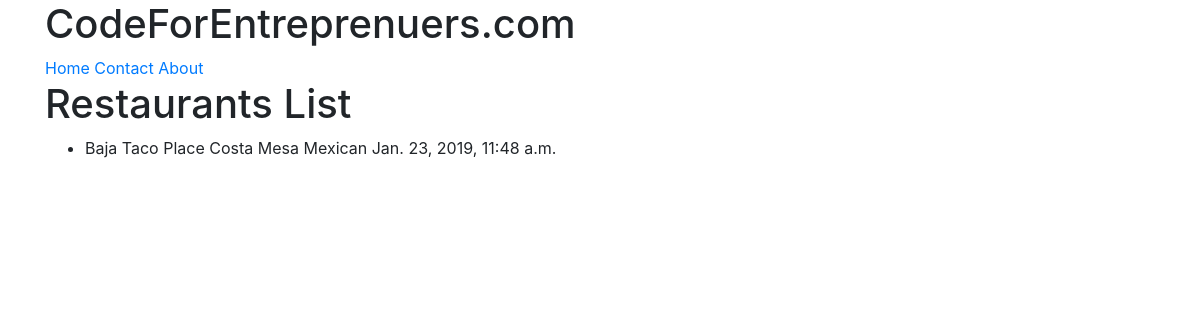
/restaurants/, run on an earlier commit of the app's database.
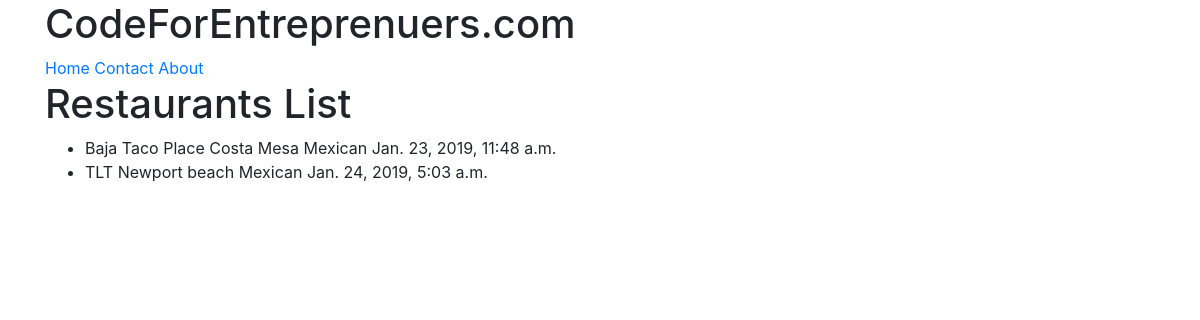
And on a later commit of the database.
### restaurants/models.py (models this page shows, shortened)
class RestaurantLocation(models.Model):
    name         = models.CharField(max_length=120)
    location     = models.CharField(max_length=120, null=True, blank=True)
    category     = models.CharField(max_length=120, null=True, blank=True)
    timestamp    = models.DateTimeField(auto_now=True)

### restaurants/views.py (the view)
# urls.py: url(r'^restaurants/$', RestaurantListView.as_view()),
class RestaurantListView(ListView):
    def get_queryset(self):
        slug = self.kwargs.get('slug')
        if slug:
            queryset = RestaurantLocation.objects.filter(
                Q(category__iexact=slug)|
                Q(category__icontains=slug)
            )
        else:
            queryset = RestaurantLocation.objects.all()
        return queryset

### restaurants/templates/restaurants/restaurantlocation_list.html (shortened to what this page needs)
{% extends "base.html" %}
{% block content %}
<h1> Restaurants List </h1>
<ul>
  {% for obj in object_list %}
  <li> {{ obj.name }} {{ obj.location }} {{ obj.category }} {{ obj.timestamp }}</li>
  {% endfor %}
</ul>
{% endblock content %}

What changed in the data, as far as the page shows it:
added RestaurantLocation: name "TLT", location "Newport beach", category "Mexican", timestamp "Jan. 24, 2019, 5:03 a.m."
